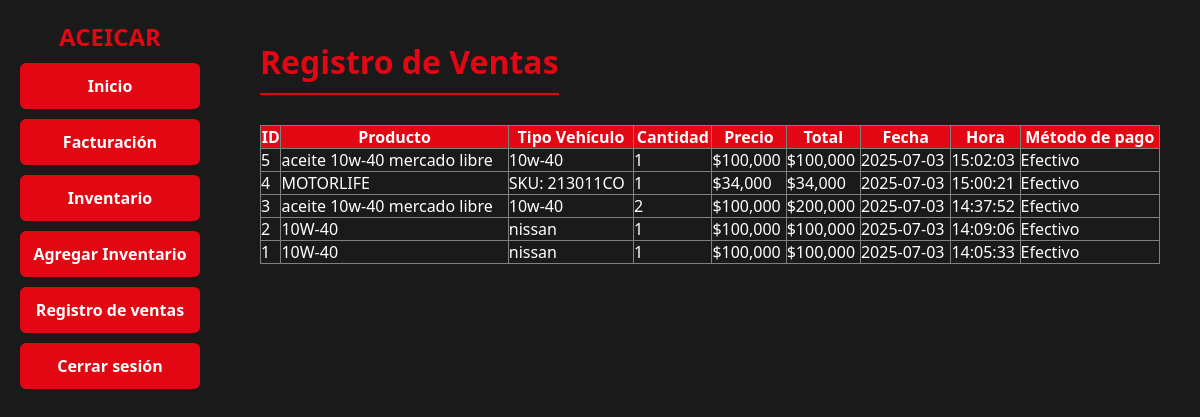
The page /facturacion/empleado.php?seccion=registro_ventas (signed in) on the database its author committed.
### tables this page shows
CREATE TABLE `ventas` (
  `id` int(11) NOT NULL,
  `producto` varchar(100) NOT NULL,
  `tipo` varchar(50) NOT NULL,
  `cantidad_vendida` int(11) NOT NULL,
  `precio` decimal(10,3) NOT NULL,
  `total` decimal(10,3) NOT NULL,
  `fecha` date NOT NULL,
  `hora` time NOT NULL,
  `metodo_pago` varchar(50) NOT NULL
);

### facturacion/php/ventas.php (the view, shortened to what this page needs)
<?php
include "php/conexion.php";
$ventas = $conexion->query("SELECT * FROM ventas ORDER BY fecha DESC, hora DESC");
?>
<h2>Registro de Ventas</h2>
<table border="1" cellpadding="10" cellspacing="0" style="width:100%; background:#1a1a1a; color:white; border-collapse:collapse;">
  <tr style="background:#e30613;">
    <th>ID</th>
    <th>Producto</th>
    <th>Tipo Vehículo</th>
    <th>Cantidad</th>
    <th>Precio </th>
    <th>Total</th>
    <th>Fecha</th>
    <th>Hora</th>
    <th>Método de pago</th>
  </tr>
  <?php while ($v = $ventas->fetch_assoc()): ?>
  <tr>
    <td><?= $v['id'] ?></td>
    <td><?= $v['producto'] ?></td>
    <td><?= $v['tipo'] ?></td>
    <td><?= $v['cantidad_vendida'] ?></td>
    <td>$<?= number_format($v['precio'], 3, ',', '.') ?></td>
    <td>$<?= number_format($v['total'], 3, ',', '.') ?></td>
    <td><?= $v['fecha'] ?></td>
    <td><?= $v['hora'] ?></td>
    <td><?= $v['metodo_pago'] ?></td>
  </tr>
  <?php endwhile; ?>
</table>

### facturacion/estilos.css (style rules this page uses)
* { margin: 0; padding: 0; box-sizing: border-box; }
body { font-family: 'Segoe UI', sans-serif; background-color: #111; color: #fff; }
main h2 { color: #e30613; font-size: 32px; margin-bottom: 30px; text-align: center; border-bottom: 2px solid #e30613; display: inline-block; padding-bottom: 10px; }

### facturacion/empleado.php (style rules this page uses)
body { display: flex; margin: 0; font-family: 'Segoe UI', sans-serif; background-color: #111; color: white; }

### rows shown on the page
ventas: id "5", producto "aceite 10w-40 mercado libre", tipo "10w-40", cantidad_vendida "1", precio "100,000", total "100,000", fecha "2025-07-03", hora "15:02:03", metodo_pago "Efectivo"
ventas: id "4", producto "MOTORLIFE", tipo "SKU: 213011CO", cantidad_vendida "1", precio "34,000", total "34,000", fecha "2025-07-03", hora "15:00:21", metodo_pago "Efectivo"
ventas: id "3", producto "aceite 10w-40 mercado libre", tipo "10w-40", cantidad_vendida "2", precio "100,000", total "200,000", fecha "2025-07-03", hora "14:37:52", metodo_pago "Efectivo"
ventas: id "2", producto "10W-40", tipo "nissan", cantidad_vendida "1", precio "100,000", total "100,000", fecha "2025-07-03", hora "14:09:06", metodo_pago "Efectivo"
ventas: id "1", producto "10W-40", tipo "nissan", cantidad_vendida "1", precio "100,000", total "100,000", fecha "2025-07-03", hora "14:05:33", metodo_pago "Efectivo"
